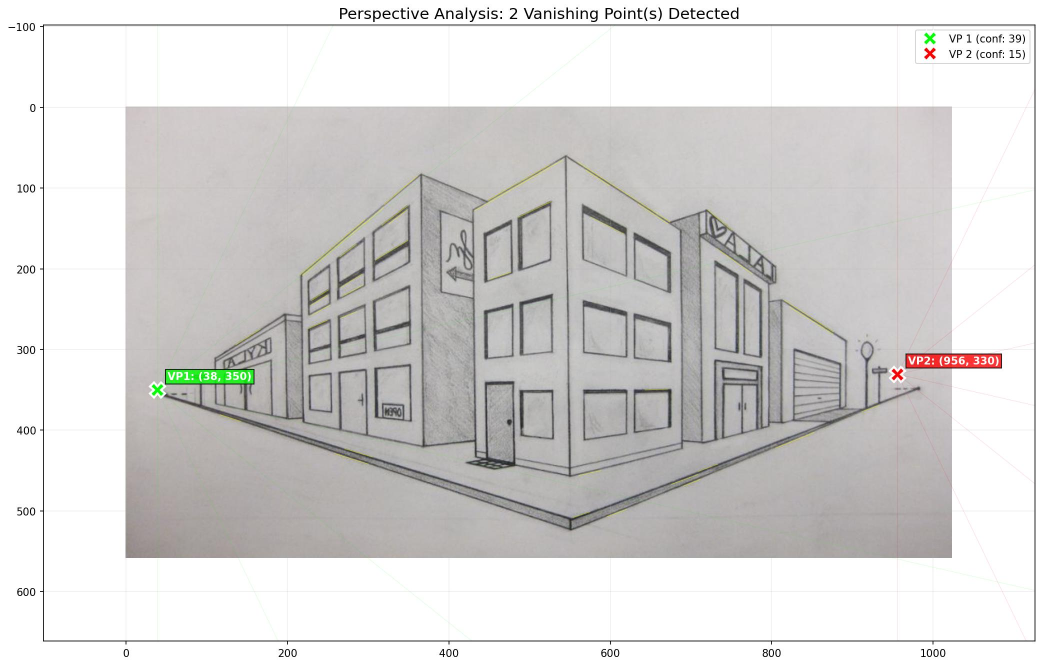
#> input picture vanishing_points_result.jpg, 2085 x 1332 px (shown at 1/2 size)
$ python -i perception.py   (imports and definitions only)
#> lines starting #> are read from the running program, lines starting #| are printed output that depends on the picture
#> further down, picture is the input picture: shape (1332, 2085, 3); mean B, G, R 211.8, 212.9, 214.1
import streamlit as st
import cv2
import numpy as np
import matplotlib.pyplot as plt
from sklearn.cluster import DBSCAN
import os
from itertools import combinations
import random
from PIL import Image
import tempfile

# Page config
# [46 lines not run here, left out]

# Configuration
CONFIG = {
    "hough_threshold": 70,
    "min_line_length": 70,
    "max_line_gap": 20,
    "cluster_eps": 0.20,
    "cluster_min_samples": 2,
    "random_seed": 42,
    "use_ransac": True,
    "ransac_iterations": 100,
    "ransac_threshold": 5.0,
}

# [13 lines left out: function load_image, not called in this run]

def preprocess(img):
    gray = cv2.cvtColor(img, cv2.COLOR_BGR2GRAY)
    blur = cv2.GaussianBlur(gray, (5, 5), 0)
    v = np.median(blur)
#> v = 203
    low = int(max(0, 0.66 * v))
#> low = 133
    high = int(min(255, 1.33 * v))
#> high = 255
    return cv2.Canny(blur, low, high)
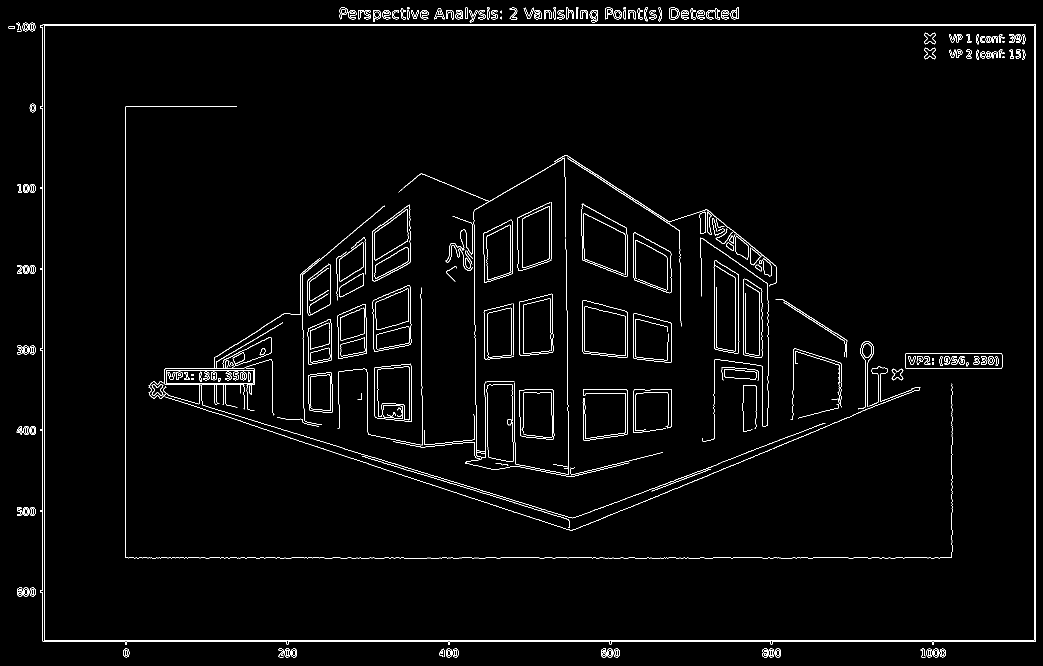
#> returned value: shape (1332, 2085) (shown at 1/2 size); 2.1% white in thin lines or dots

# [501 lines left out: functions detect_lines, line_intersection, ransac_vp, find_vanishing_points, split_lines_by_angle, merge_close_vps and 3 more, not called in this run]

# [2 lines not run here, left out]

>>> import cv2
>>> picture = cv2.imread('vanishing_points_result.jpg')
>>> result = preprocess(picture)
